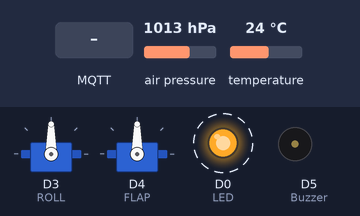
Bench run of a sketch on a simulated ESP8266 (NodeMCU). Parts: 2 × servo, output pins drawn as LEDs (lit = HIGH), buzzer (waves = sounding, pin HIGH). Dashed ring = blinking. The inputs (shaded band) are chosen by the test bench; at power-on: air pressure 1013 hPa, temperature 24 °C. WiFi joins after 1.5 s; servers stay silent unless stated; random numbers use the default seed unless the sketch sets one; no MQTT or app messages arrive unless stated; what the sketch prints to the serial monitor is not drawn.

Above: at 4.4 s.
4.9 s: MQTT message "/FELIA/ROLL" arrives on the first subscribed topic
At 5.8 s:
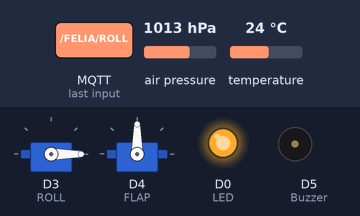
6.9 s: MQTT message "/FELIA/ROLL" arrives on the second subscribed topic
At 7.7 s:
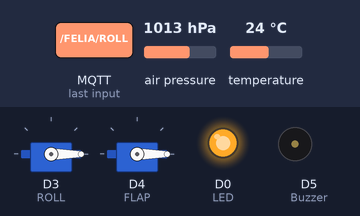
Timing chart, 0 to 9.9 s (numbered marks = the images above; inputs shaded):
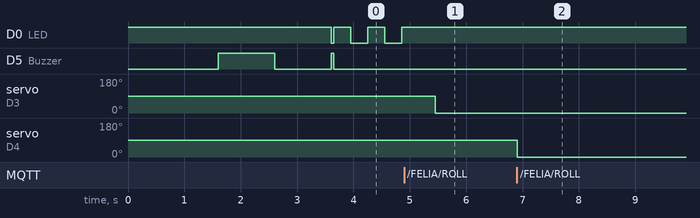

The sketch:

flap-roll-bmp.ino
```cpp
#include <ESP8266WiFi.h>
#include <PubSubClient.h>
#include <Servo.h>
#include <Wire.h>
#include <Adafruit_BMP085.h>
#define seaLevelPressure_hPa 1013.25

Adafruit_BMP085 bmp;

// Update these with values suitable for your network.
const char *ssid = "HUAWEI-1035";
const char *password = "93542670";
const char *mqtt_server = "143.198.182.161";

#define LED D0 //BUILT IN
#define Buzzer D5

String inStringESCMessage = "";

Servo ROLL;
Servo FLAP;
WiFiClient espClient;
PubSubClient client(espClient);

void setup_wifi()
{
  delay(100);
  Serial.print("Connecting to ");
  Serial.println(ssid);
  WiFi.begin(ssid, password);
  while (WiFi.status() != WL_CONNECTED)
  {
    delay(500);
    Serial.print(".");
  }
  randomSeed(micros());
  Serial.println("");
  digitalWrite (Buzzer, HIGH);
  delay(1000);
  Serial.println("WiFi connected");
  digitalWrite (Buzzer, LOW);
  Serial.println("IP address: ");
  Serial.println(WiFi.localIP());
}

void callback(char *topic, byte *payload, unsigned int length)
{
  Serial.print("Message from: ");
  Serial.print(topic);
  if(strcmp(topic, "/FELIA/ROLL") == 0)
  {
    for (int i = 0; i < length; i++)
    {
      inStringESCMessage += (char)payload[i];
    }
    Serial.print(" | ");
    Serial.print("Value: ");
    Serial.println(inStringESCMessage.toInt());
    ROLL.write(inStringESCMessage.toInt());
    inStringESCMessage = "";
  }
  if(strcmp(topic, "/FELIA/POT_2") == 0)
  {
    for (int i = 0; i < length; i++)
    {
      inStringESCMessage += (char)payload[i];
    }
    Serial.print(" | ");
    Serial.print("Value: ");
    Serial.println(inStringESCMessage.toInt());
    FLAP.write(inStringESCMessage.toInt());
    inStringESCMessage = "";
  }
}

void reconnect()
{
  while (!client.connected())
  {
    Serial.print("Attempting MQTT connection...");
    digitalWrite (Buzzer, HIGH);
    // Create a random client ID
    String clientId = "ESP8266-FELIA-FLAP/ROLL/ELEVATOR-Client-";
    clientId += String(random(0xffff), HEX);
    // Attempt to connect
    // if you MQTT broker has clientID,username and password
    // please change following line to    if (client.connect(clientId,userName,passWord))
    if (client.connect(clientId.c_str()))
    {
      Serial.println("connected");
      digitalWrite (Buzzer, LOW);
      digitalWrite(LED, HIGH);
      delay(300);
      digitalWrite(LED, LOW);
      delay(300);
      digitalWrite(LED, HIGH);
      delay(300);
      digitalWrite(LED, LOW);
      delay(300);
      digitalWrite(LED, HIGH);
      // once connected to MQTT broker, subscribe command if any
      delay(300);
      client.subscribe("/FELIA/ROLL");
      delay(300);
      client.subscribe("/FELIA/POT_2");
    }
    else
    {
      Serial.print("failed, rc=");
      Serial.print(client.state());
      Serial.println(" try again in 5 seconds");
      // Wait 2 seconds before retrying
      delay(2000);
    }
  }
} // end reconnect()

void setup()
{
  pinMode(LED, OUTPUT);
  pinMode(Buzzer, OUTPUT);
  Serial.begin(115200);
  digitalWrite(LED, HIGH);
  setup_wifi();
  client.setServer(mqtt_server, 1883);
  client.setCallback(callback);
  ROLL.attach(D3);
  FLAP.attach(D4);
  delay(1000);
  digitalWrite(LED, LOW);
  ROLL.write(90);
  FLAP.write(90);
  if (!bmp.begin()) {
  Serial.println("BMP180 Not Found. CHECK CIRCUIT!");
  while (1) {}
  }
}

void loop()
{
  if (!client.connected())
  {
    reconnect();
  }
  client.loop();

  client.publish("/FELIA/temperature", String(bmp.readTemperature()).c_str(), true); // C*

  client.publish("/FELIA/pressure", String(bmp.readSealevelPressure()).c_str(), true); // Pa

  client.publish("/FELIA/altitude", String(bmp.readAltitude(seaLevelPressure_hPa * 100)).c_str(), true); // meters
}
```

Measured:
- after the input at 4.9 s, servo on D3 (ROLL): 90° → 0° after 0.55 s
- after the input at 6.9 s, servo on D4 (FLAP): 90° → 0° at once
- by itself, D0 (LED): repeats every 0.60 s: HIGH 0.30 s, LOW 0.30 s
